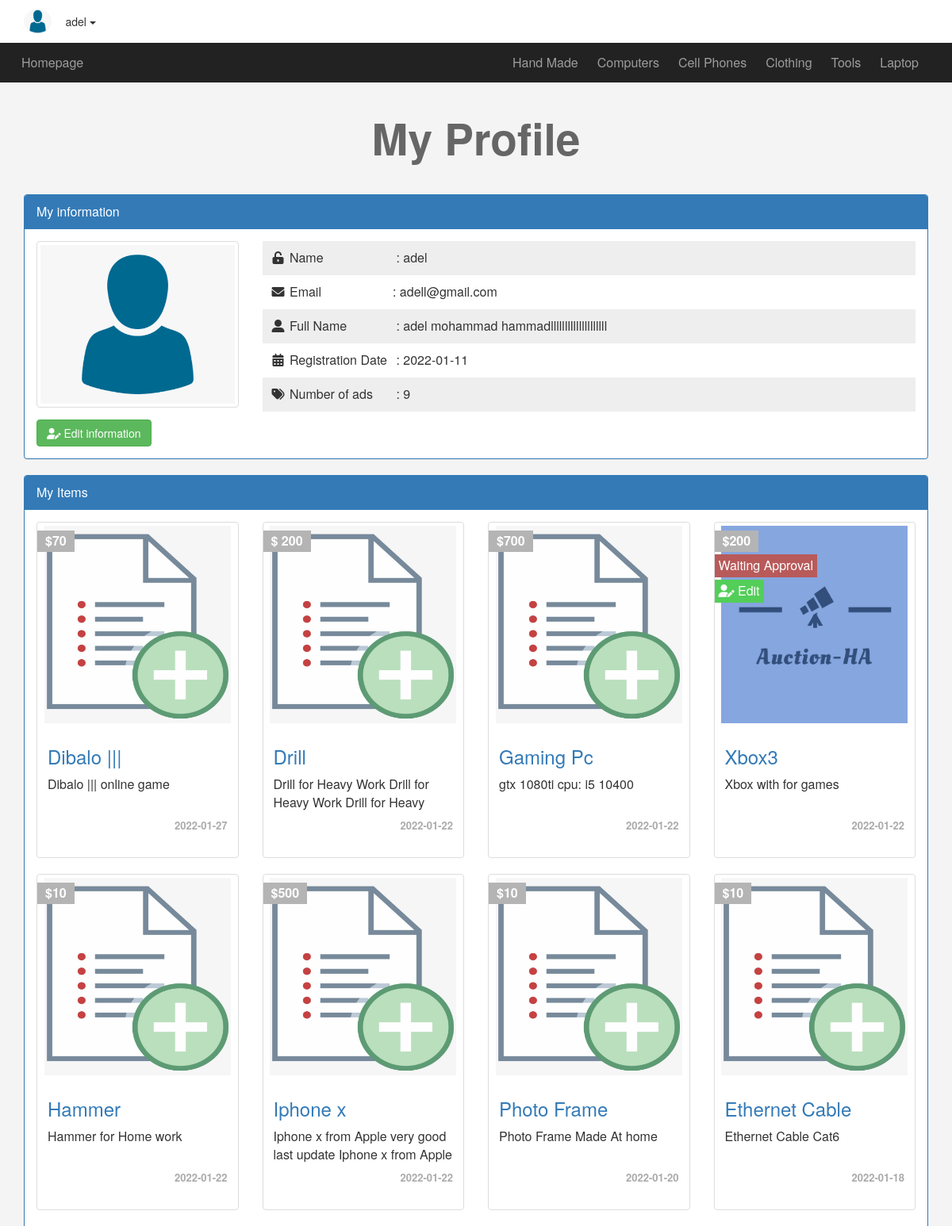
The page /porfile.php (signed in, upper part) on the database as committed earlier.
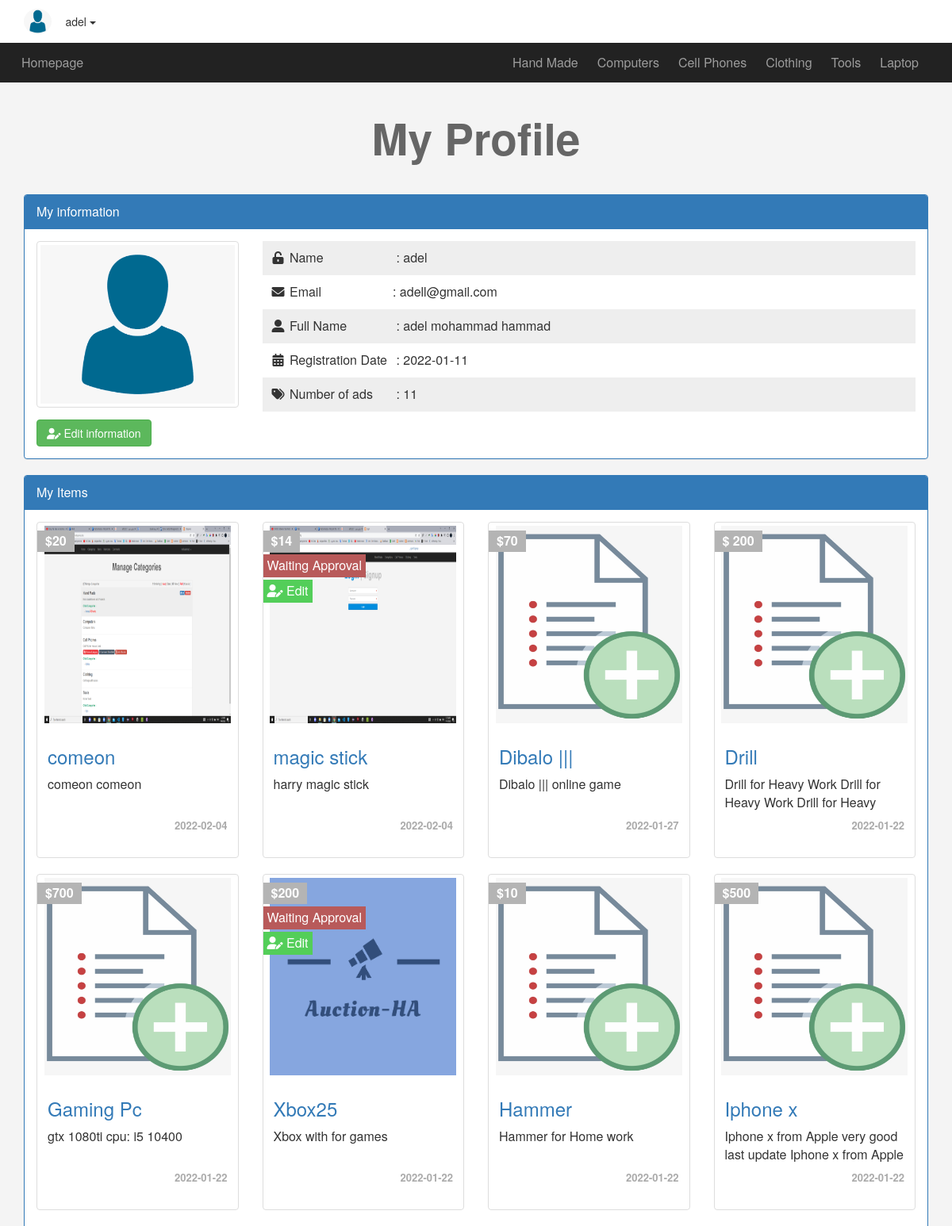
The same page on the database as committed later.
### tables this page shows
CREATE TABLE `categories` (
  `ID` int(6) NOT NULL,
  `Name` varchar(255) NOT NULL,
  `Description` text NOT NULL,
  `parent` int(11) NOT NULL,
  `Ordering` int(11) DEFAULT NULL,
  `Visibility` tinyint(4) NOT NULL DEFAULT 0,
  `Allow_Comment` tinyint(4) NOT NULL DEFAULT 0,
  `Allow_Ads` tinyint(4) NOT NULL DEFAULT 0
);

CREATE TABLE `users` (
  `UserID` int(11) NOT NULL COMMENT 'To identify users',
  `Username` varchar(255) NOT NULL COMMENT 'Username to login',
  `Password` varchar(255) NOT NULL COMMENT 'Password to login',
  `Email` varchar(255) NOT NULL,
  `wallet` mediumint(9) NOT NULL,
  `FullName` varchar(255) NOT NULL,
  `GroupID` int(11) NOT NULL DEFAULT 0 COMMENT 'Identify user Group',
  `TrustStatus` int(11) NOT NULL DEFAULT 0 COMMENT 'Seller Rank',
  `RegStatus` int(11) NOT NULL DEFAULT 0 COMMENT 'User Approval',
  `Date` date NOT NULL DEFAULT '2022-01-01',
  `avatar` varchar(255) NOT NULL
);

CREATE TABLE `items` (
  `Item_ID` int(11) NOT NULL,
  `Name` varchar(255) NOT NULL,
  `Description` text NOT NULL,
  `Price` varchar(255) NOT NULL,
  `Add_Date` date NOT NULL,
  `end_biddingDate` datetime NOT NULL,
  `Conutry_Made` varchar(255) NOT NULL,
  `image` varchar(255) NOT NULL,
  `Status` varchar(255) NOT NULL,
  `Rating` smallint(6) NOT NULL,
  `Approve` tinyint(4) NOT NULL DEFAULT 0,
  `Cat_ID` int(11) NOT NULL,
  `Member_ID` int(11) NOT NULL,
  `tags` varchar(255) NOT NULL,
  `mainImg` varchar(255) NOT NULL
);

### init.php (called while the page is built, shortened)
<?php
include "admin/connect.php";
$temp = "includes/templates/";
$func = "includes/functions/";
$css = "layout/css/";
include $func . 'function.php';
include $temp . "header.php";

### includes/functions/function.php (called while the page is built, shortened)
<?php
function getCat($where = NULL)
{
    global $con;
    $getCat = $con->prepare("SELECT *  FROM  categories $where ORDER BY  ID ASC");
    $getCat->execute();
    $cats = $getCat->fetchAll();
    return $cats;
}
function getItems($where, $value, $approve = NULL,)
{
    $sql = $approve == 1 ? 'AND Approve = 1' : '';
    global $con;
    $getItems = $con->prepare("SELECT *  FROM  items WHERE $where = ?   $sql ORDER BY  Item_ID DESC");
    $getItems->execute(array($value));
    $items = $getItems->fetchAll();
    return $items;
}

### porfile.php (the view, shortened to what the changed rows need)
<?php
include "init.php";
if (isset($_SESSION['user'])) {
    $getUser = $con->prepare("SELECT * FROM users WHERE Username =?");
    $getUser->execute(array($sessionUser));
    $info = $getUser->fetch();
    $userItems = getItems('Member_ID', $info['UserID']);
?>
<h1 class="text-center"> My Profile</h1>
<div class="information block">
    <div class="container">
        <div class="panel panel-primary">
            <div class="panel-heading">My information</div>
            <div class="panel-body">
                <div class="row">
                    <div class="col-sm-3">
                        <img class="img-responsive img-thumbnail center-block" src="<?php
                                                                                        if (empty($info['avatar'])) {
                                                                                            echo "admin/uploaded/avatars/999999999_default.png";
                                                                                        } else {
                                                                                            echo "admin/uploaded/avatars/" . $user_info['avatar'];
                                                                                        }
                                                                                        ?>" alt="">
                    </div>
                    <div class="col-sm-9">
                        <ul class="list-unstyled">
                            <li> <i class="fa fa-unlock-alt fa-fw"></i> <span>Name</span> :
                                <?php echo $info['Username']; ?>
                            </li>
                            <li> <i class="fa fa-envelope fa-fw"></i> <span>Email</span>: <?php echo $info['Email']; ?>
                            </li>
                            <li> <i class="fa fa-user-alt fa-fw"></i> <span>Full Name</span> :
                                <?php echo $info['FullName']; ?>
                            </li>
                            <li> <i class="fa fa-calendar-alt fa-fw"></i> <span>Registration Date</span> :
                                <?php echo $info['Date']; ?> </li>
                            <li> <i class="fa fa-tags fa-fw"></i> <span>Number of ads</span>
                                : <?php echo count($userItems) ?>
                            </li>
                        </ul>
                    </div>
                </div>
                <a href="editUser.php?edit=profile" class="btn btn-success"><i class="fas fa-user-edit"></i> Edit
                    information</a>
            </div>
        </div>
    </div>
</div>
<div id="myads" class="myads block">
    <div class="container">
        <div class="panel panel-primary">
            <div class="panel-heading">My Items</div>
            <div class="panel-body">
                <?php
                    if (!empty($userItems)) {
                        echo '<div class="row">';
                        foreach ($userItems  as $item) {
                            echo '<div class="col-sm-6 col-md-3">';
                            echo '<div class="thumbnail item-box">';
                            if ($item['Approve'] == 0) {
                                echo '<span class="approve-status">Waiting Approval</span>';
                                echo '<a href="editUser.php?edit=items&itemid=' . $item['Item_ID'] . '"><span class="approve-edit" ><i class="fas fa-user-edit"></i> Edit</span></a>';
                            }
                            echo '<span class="price-tag">$' . $item['Price'] . '</span>';
                            if (empty($item['mainImg'])) {
                                $src = "admin/uploaded/itemsImg/999999999_default.png";
                            } else {
                                $src = "admin/uploaded/itemsImg/" . $item['mainImg'];
                            }
                            echo '<img class="img-responsive" src="' . $src . '" alt="">';
                            echo '<div class="caption">';
                            echo '<h3><a href="items.php?itemid=' . $item['Item_ID'] . '">' . $item['Name'] . '</a></h3>';
                            echo '<p>' . $item['Description'] . '</p>';
                            echo '<div class="date">' . $item['Add_Date'] . '</div>';
                            echo '</div>';
                            echo '</div>';
                            echo '</div>';
                        }
                        echo '</div>';
                    } else {
                        echo 'There\'s no Ads To show, Create <a href="newad.php">New Ad</a> ';
                    }
                    ?>
            </div>
        </div>
    </div>
</div>
<?php } else {
    header('Location: login.php');
}
include $temp . "footer.php";

### includes/templates/header.php (shortened to what the changed rows need)
<!DOCTYPE html>
<html lang="en">
<head>
    <link rel="stylesheet" href="<?php echo $css ?>bootstrap.min.css">
    <link rel="stylesheet" href="<?php echo $css ?>all.min.css">
    <link rel="stylesheet" href="<?php echo $css ?>jquery-ui.css">
    <link rel="stylesheet" href="<?php echo $css ?>jquery.selectBoxIt.css">
    <link rel="stylesheet" href="<?php echo $css ?>front.css">
</head>
<body>
    <nav class="navbar navbar-inverse">
        <div class="container">
            <div class="collapse navbar-collapse" id="app-nav" aria-expanded="false" style="height: 1px;">
                <ul class="nav navbar-nav navbar-right">
                    <?php
                    foreach (getCat('WHERE parent = 0') as $categ) {
                        if (isset($_GET['catid']) &&  $_GET['catid'] == $categ['ID']) {
                            $grayActive = "gray-active";
                        } else {
                            $grayActive = null;
                        }
                        echo "<li class='$grayActive'> <a href='categories.php?catid=" . $categ['ID'] . "&pagename=" . str_replace(' ', '-', $categ['Name']) . "'>" . $categ['Name'] . "</a></li> ";
                    }
                    ?>
                </ul>
            </div>
    </nav>

Rows that differ between the two databases and show on the page:
no longer on this page (row edited): items: Price "10", Name "Photo Frame", Description "Photo Frame Made At home", Add_Date "2022-01-20"
no longer on this page (row edited): items: Price "10", Name "Ethernet Cable", Description "Ethernet Cable Cat6", Add_Date "2022-01-18"
changed users "adel": FullName "adel mohammad hammadllllllllllllllllllll" → "adel mohammad hammad"
added items: Price "20", mainImg (picture), Name "comeon", Description "comeon comeon", Add_Date "2022-02-04"
added items: Price "14", mainImg (picture), Name "magic stick", Description "harry magic stick", Add_Date "2022-02-04"
changed items "Xbox with for games": Name "Xbox3" → "Xbox25"
Other text that changed with them:
count($userItems): "9" → "11"
